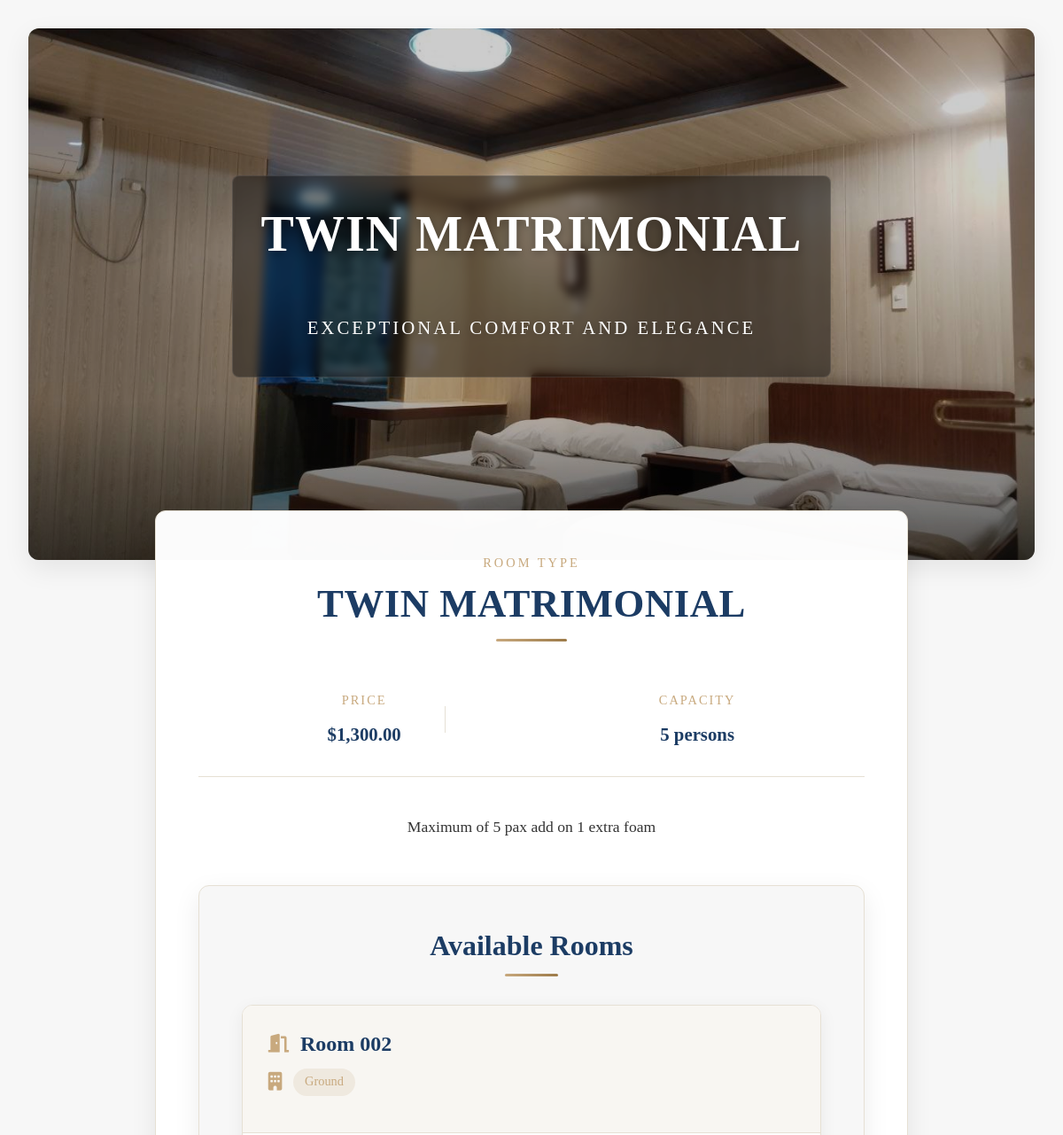
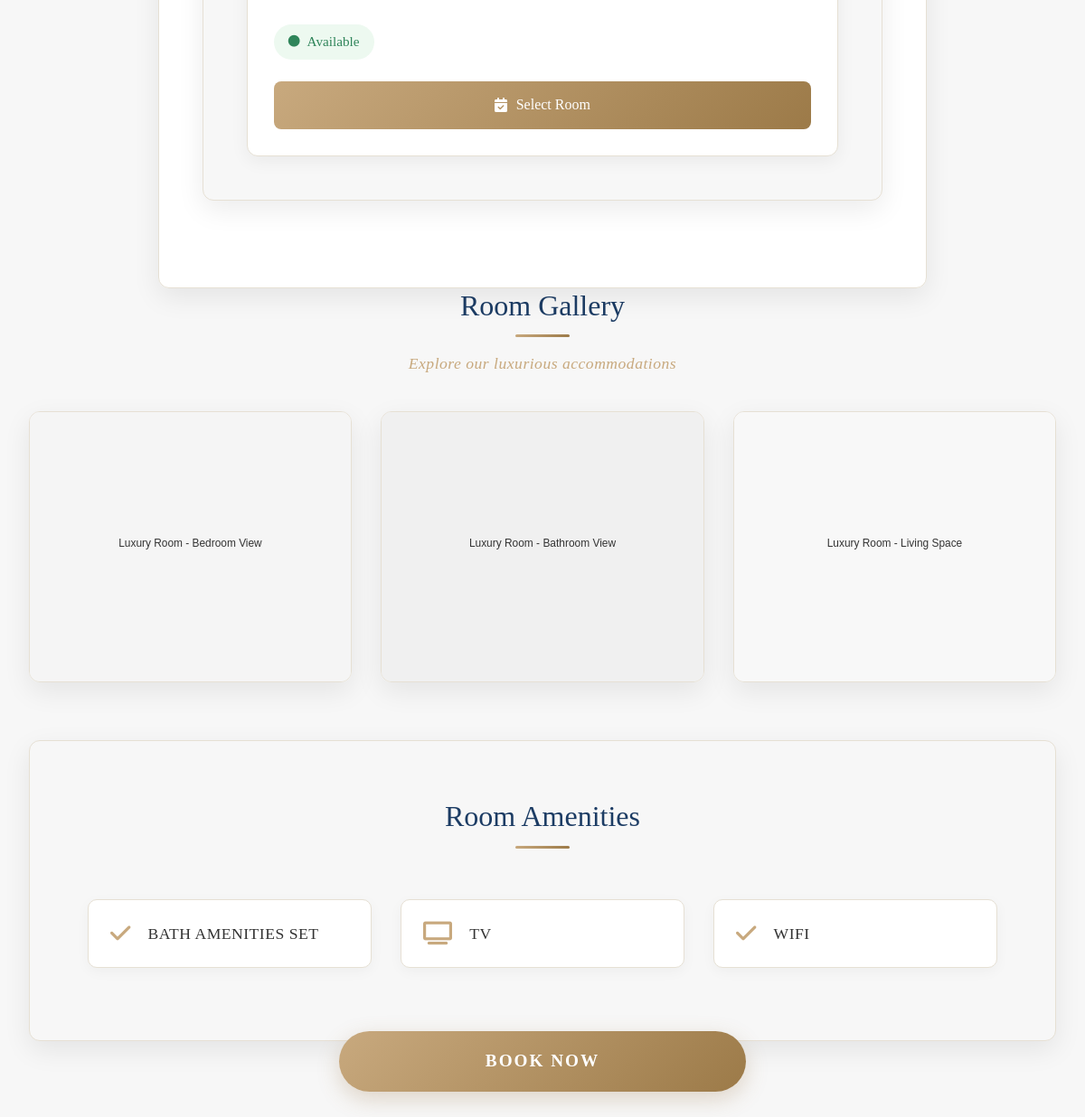
The page /landing_page/pages/room_details.php?room_type_id=2 on the database its author committed (2 pictures, top to bottom).
### tables this page shows
CREATE TABLE IF NOT EXISTS `room_types` (
  `room_type_id` int NOT NULL AUTO_INCREMENT,
  `type_name` varchar(50) NOT NULL,
  `description` text,
  `floor_type` int NOT NULL,
  `base_price` decimal(10,2) NOT NULL,
  `capacity` int NOT NULL,
  `amenities` text,
  PRIMARY KEY (`room_type_id`)
);

CREATE TABLE IF NOT EXISTS `rooms` (
  `room_id` int NOT NULL AUTO_INCREMENT,
  `room_number` varchar(20) NOT NULL,
  `room_type_id` int NOT NULL,
  `description` text,
  `status` enum('available','occupied','maintenance','reserved') NOT NULL DEFAULT 'available',
  `is_active` tinyint(1) DEFAULT '1',
  PRIMARY KEY (`room_id`),
  UNIQUE KEY `room_number` (`room_number`),
  KEY `room_type_id` (`room_type_id`)
);

### landing_page/pages/room_details.php (the view, shortened to what this page needs)
<?php
require_once '../../config/db.php';
$room_type_id = $_GET['room_type_id'];
$type_query = "SELECT * FROM room_types WHERE room_type_id = ?";
$type_stmt  = $conn->prepare($type_query);
$type_stmt->bind_param("i", $room_type_id);
$type_stmt->execute();
$type_result = $type_stmt->get_result();
$room_type   = $type_result->fetch_assoc();
$rooms_query = "SELECT r.*, rt.floor_type FROM rooms r LEFT JOIN room_types rt ON r.room_type_id = rt.room_type_id WHERE r.status = 'available' AND r.room_type_id = $room_type_id";
$rooms_stmt  = $conn->prepare($rooms_query);
$rooms_stmt->execute();
$rooms_result    = $rooms_stmt->get_result();
$available_rooms = [];
while ($room = $rooms_result->fetch_assoc()) {
    $available_rooms[] = $room;
}
if ($room_type) {
    $type_name   = $room_type['type_name'];
    $description = $room_type['description'];
    $base_price  = $room_type['base_price'];
    $capacity    = $room_type['capacity'];
    $amenities   = $room_type['amenities'];
} else {
    echo "Room type not found.";
    exit;
}
?>
<!DOCTYPE html>
<html lang="en">
<link rel="stylesheet" href="../css/room_details.css">
<?php include_once '../includes/head.php'; ?>
<body>
    <div class="room-details">
        <div class="hero-section">
            <img src="../assets/images/luxury-twin.jpg" alt="<?php echo $type_name; ?>" class="hero-image">
            <div class="hero-overlay">
                <div class="hero-title">
                    <h1><?php echo $type_name; ?></h1>
                    <span class="subtitle">Exceptional Comfort and Elegance</span>
                </div>
            </div>
        </div>
        <div class="room-info" id="available-rooms">
            <div class="room-label">Room Type</div>
            <h1 class="room-title"><?php echo $type_name; ?></h1>
            <div class="room-meta">
                <div class="meta-item">
                    <div class="meta-label">Price</div>
                    <div class="meta-value">$<?php echo number_format($base_price, 2); ?></div>
                </div>
                <div class="meta-item">
                    <div class="meta-label">Capacity</div>
                    <div class="meta-value"><?php echo $capacity; ?> persons</div>
                </div>
            </div>
            <p class="room-description"><?php echo $description; ?></p>
            <div class="available-rooms">
                <h2>Available Rooms</h2>
                <?php if (! empty($available_rooms)): ?>
                    <div class="rooms-grid">
                        <?php foreach ($available_rooms as $room): ?>
                            <div class="room-card">
                                <div class="room-card-header">
                                    <div class="room-number">
                                        <i class="fas fa-door-open"></i>
                                        <h3>Room <?php echo $room['room_number']; ?></h3>
                                    </div>
                                    <div class="room-floor">
                                        <i class="fas fa-building"></i>
                                        <span class="floor-badge">
                                            <?php echo $room['floor_type'] === 1 ? "Ground" : "Second"; ?>
                                        </span>
                                    </div>
                                </div>
                                <div class="room-card-body">
                                    <div class="room-status">
                                        <span class="status-badge <?php echo strtolower($room['status']); ?>">
                                            <i class="fas fa-circle"></i>
                                            <?php echo ucfirst($room['status']); ?>
                                        </span>
                                    </div>
                                    <div class="room-actions">
                                        <a href="booking-page.php?room_id=<?php echo $room['room_id']; ?>" class="select-room-btn">
                                            <i class="fas fa-calendar-check"></i>
                                            Select Room
                                        </a>
                                    </div>
                                </div>
                            </div>
                        <?php endforeach; ?>
                    </div>
                <?php endif; ?>
            </div>
        </div>
        <div class="room-photos">
            <h2 class="section-title">Room Gallery</h2>
            <p class="section-subtitle">Explore our luxurious accommodations</p>
            <div class="photos-grid">
                <div class="photo-item">
                    <img src="../assets/images/gallery/room1.svg" alt="Luxury Room - Bedroom View">
                </div>
                <div class="photo-item">
                    <img src="../assets/images/gallery/room2.svg" alt="Luxury Room - Bathroom View">
                </div>
                <div class="photo-item">
                    <img src="../assets/images/gallery/room3.svg" alt="Luxury Room - Living Space">
                </div>
            </div>
        </div>
        <div class="amenities-section">
            <h2 class="section-title">Room Amenities</h2>
            <div class="amenities-grid">
                <?php
                $amenities_array = explode(',', $amenities);
                $amenity_icons   = [
                    'WiFi'             => 'fa-wifi',
                    'TV'               => 'fa-tv',
                    'Air Conditioning' => 'fa-snowflake',
                    'Mini Bar'         => 'fa-wine-glass',
                    'Safe'             => 'fa-vault',
                    'Room Service'     => 'fa-concierge-bell',
                    'Coffee Maker'     => 'fa-mug-hot',
                    'Hair Dryer'       => 'fa-wind',
                ];
                foreach ($amenities_array as $amenity) {
                    $amenity = trim($amenity);
                    $icon    = isset($amenity_icons[$amenity]) ? $amenity_icons[$amenity] : 'fa-check';
                    echo "<div class='amenity-item'>";
                    echo "<i class='fas {$icon} amenity-icon'></i>";
                    echo "<span class='amenity-text'>{$amenity}</span>";
                    echo "</div>";
                }
                ?>
            </div>
        </div>
        <div class="book-now-container">
            <a href="#available-rooms" style="text-decoration: none;" class="book-now">Book Now</a>
        </div>
    </div>
</body>
</html>

### landing_page/includes/head.php (shortened to what this page needs)
<head>
    <link rel="stylesheet" href="../css/style.css">
    <link rel="stylesheet" href="../css/rooms.css">
    <link rel="stylesheet" href="https://cdn.jsdelivr.net/npm/bootstrap@5.3.0/dist/css/bootstrap.min.css">
    <link rel="stylesheet" href="https://cdn.datatables.net/1.13.6/css/jquery.dataTables.min.css">
    <link rel="stylesheet" href="https://cdn.datatables.net/responsive/2.5.0/css/responsive.dataTables.min.css">
    <link rel="stylesheet" href="https://cdnjs.cloudflare.com/ajax/libs/font-awesome/6.0.0-beta3/css/all.min.css">
</head>

### landing_page/css/style.css (style rules this page uses)
:root { --primary-color: #c8a97e; --secondary-color: #1c3c64; --accent-color: #9c7a48; --dark-text: #1a1a1a; --light-text: #707070; --light-bg: #f7f7f7; --white: #ffffff; --shadow: 0 10px 30px rgba(0, 0, 0, 0.08); --luxury-gradient: linear-gradient( 135deg, var(--primary-color) 0%, var(--accent-color) 100% ); }
* { margin: 0; padding: 0; box-sizing: border-box; font-family: "Playfair Display", serif; }
body { background-color: var(--light-bg) !important; color: var(--dark-text); }
.hero-title { font-family: "Playfair Display", serif; font-size: 90px; font-weight: 700; margin-bottom: 40px; text-transform: uppercase; color: var(--white); letter-spacing: 2px; text-shadow: 0 2px 10px rgba(0, 0, 0, 0.3); animation: fade-in 1.2s ease-out; line-height: 1.1; }
@media (max-width: 1200px) { .hero-title { font-size: 72px; } }

### rows shown on the page
room_types: type_name "TWIN MATRIMONIAL", base_price "1,300.00", capacity "5", description "Maximum of 5 pax add on 1 extra foam", amenities "BATH AMENITIES SET", amenities "TV", amenities "WIFI"
rooms: room_number "002", status "Available"
